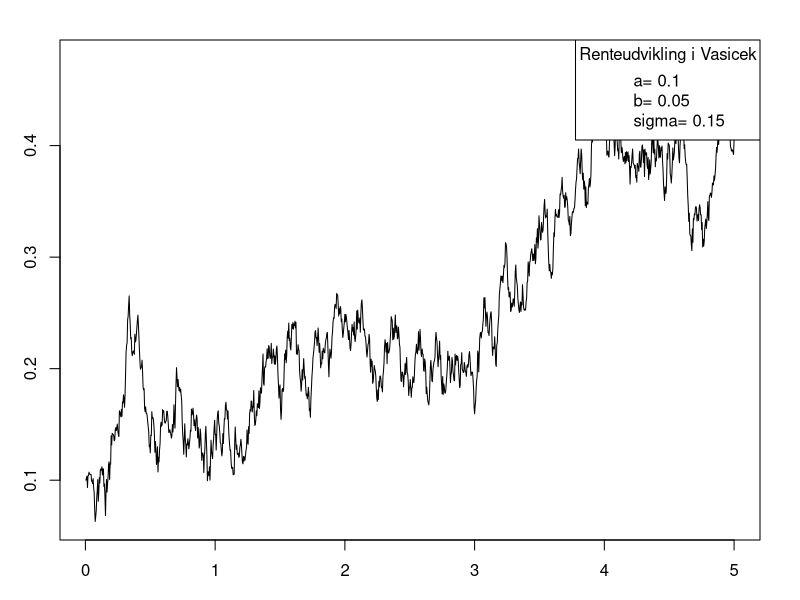
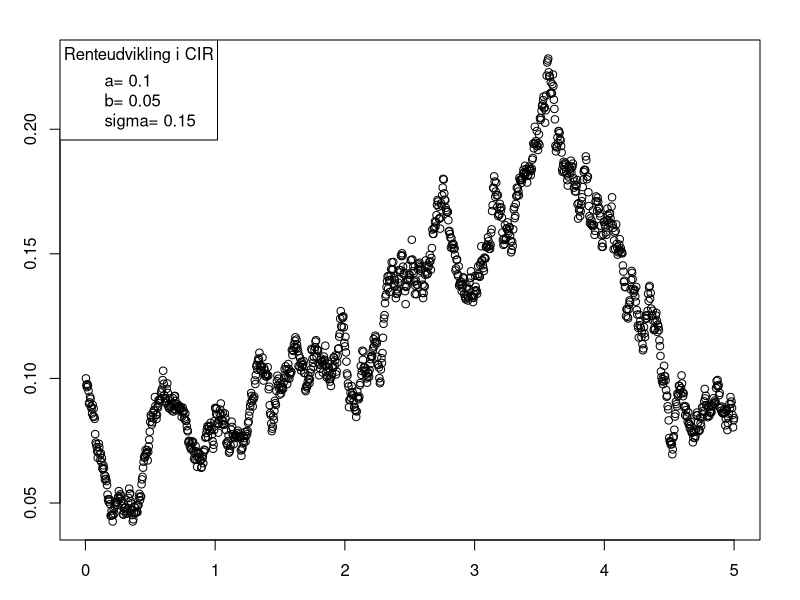

The R source for these figures, in order:

N=252;
r0 = 0.10     #Den rente, der startes i.
dt = 1/252    #
steps = 5*N   #

rvec_vas <-rvec_cir<- r0*rep(1,steps)

a = 0.1;      #Niveau
b = 0.05      #
sigma = 0.15

for(j in 1:(steps-1)){
  rvec_vas[j+1] <- rvec_vas[j] + a*(b-rvec_vas[j])*dt + sqrt(dt)*sigma*rnorm(1)
  rvec_cir[j+1] <- rvec_cir[j] + a*(b-rvec_cir[j])*dt + sqrt(dt)*sqrt(rvec_cir[j])*sigma*rnorm(1)
  
}

t <- seq(dt,5,by=dt)
par(mar=c(3,3,2,2))
plot(t,rvec_vas,  xlab="t", ylab="r(t)",type='l')
legend('topr',title='Renteudvikling i Vasicek',c(paste('a=',a),paste('b=',b), paste('sigma=',sigma)))


plot(t,rvec_cir,  xlab="t", ylab="r(t)")
legend('topl',title='Renteudvikling i CIR',c(paste('a=',a),paste('b=',b), paste('sigma=',sigma)))

# Hvor Vasicek-modellen er 
# dr_t = a(b-r_t) dt + \sigma dW_t^P